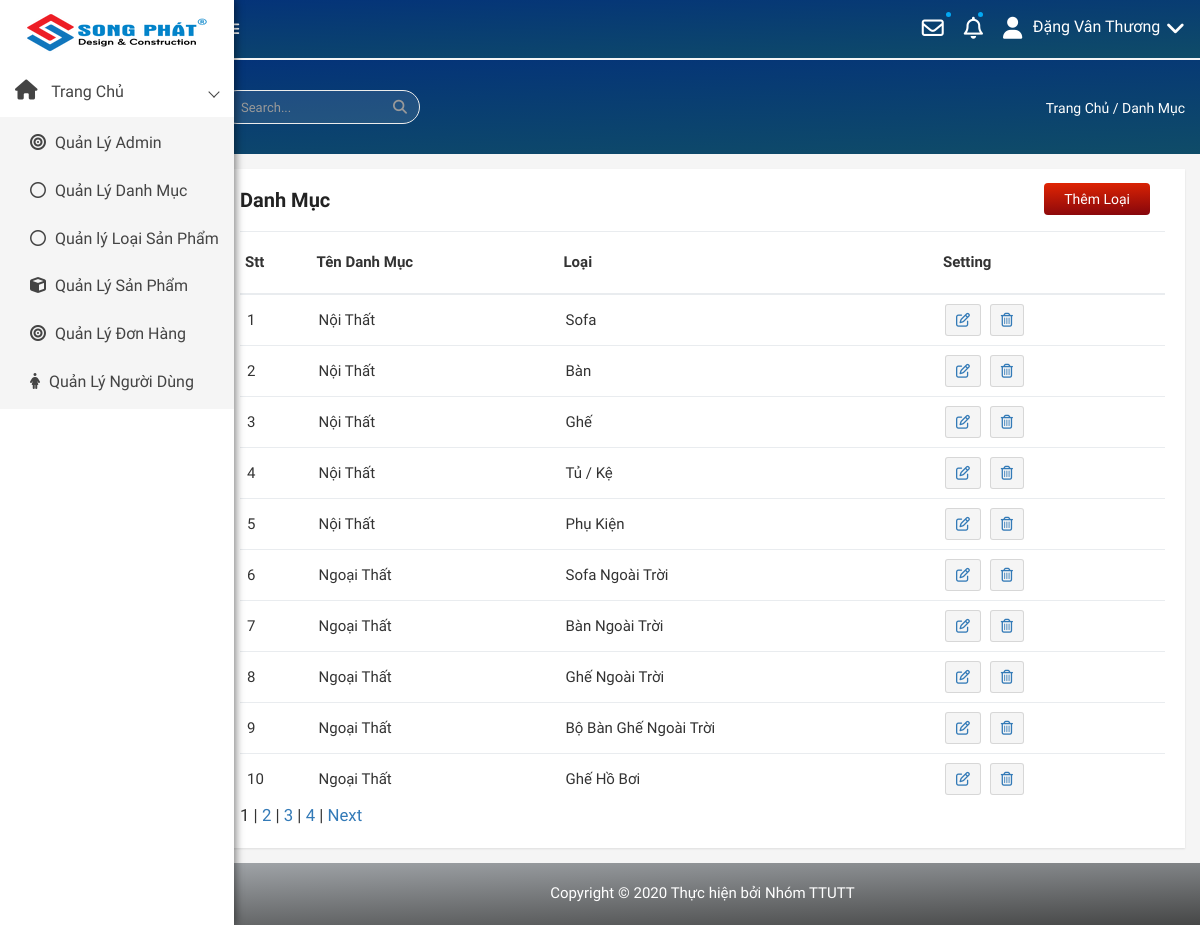
Page /admin/modules/type/index.php (signed in) on the committed database.
### tables this page shows
CREATE TABLE `type` (
  `id` int(11) NOT NULL,
  `name` varchar(100) NOT NULL,
  `category` int(100) NOT NULL
);

CREATE TABLE `category` (
  `id` int(11) NOT NULL,
  `name` varchar(100) DEFAULT NULL,
  `slug` varchar(100) DEFAULT NULL,
  `images` varchar(100) DEFAULT NULL,
  `banner` varchar(100) DEFAULT NULL,
  `home` tinyint(100) DEFAULT 0,
  `status` tinyint(4) DEFAULT 0,
  `created_at` timestamp NOT NULL DEFAULT current_timestamp(),
  `updated` timestamp NOT NULL DEFAULT current_timestamp() ON UPDATE current_timestamp()
);

### libraries/Database.php (called while the page is built, shortened)
<?php
class DataProvider
{
	public static function ExecuteQuery($sql)
	{
		try{
			$connection = mysqli_connect("localhost","root","", "webnoithat");
			mysqli_query($connection, "set names 'utf8'");
			$result = mysqli_query($connection, $sql);
			return $result;
		}catch(Exception $ex)
		{
			return null;
		}
    }
}
?>

### admin/modules/type/index.php (the view, shortened to what this page needs)
<?php require_once __DIR__ . "/../../layouts/header.php" ?>
<?php
$sotin1trang = 10;
if( isset($_GET["trang"]) ){
	$trang = $_GET["trang"];
	settype($trang, "int");
}else{
	$trang = 1;
}
?>
<div class="product-status mg-tb-15">
   <div class="container-fluid">
      <div class="row">
         <div class="col-lg-12 col-md-12 col-sm-12 col-xs-12">
            <div class="product-status-wrap">
               <h4>Danh Mục</h4>
               <div class="add-product">
                  <a href="add.php">Thêm Loại</a>
               </div>
               <table>
                  <tr>
                     <th>Stt</th>
                     <th>Tên Danh Mục</th>
                     <th>Loại</th>
                     <th>Setting</th>
                  </tr>
                  <?php
                  try {
                     $from = ($trang -1 ) * $sotin1trang;
                     $sql = "SELECT id, name, category FROM `type` LIMIT $from, $sotin1trang";
                     $result = DataProvider::ExecuteQuery($sql);
                     $stt = 0;
                     while ($row = mysqli_fetch_array($result)) {
                        $sql1="SELECT name FROM `category` WHERE `id` = '{$row['category']}'";
                        $result1= DataProvider::ExecuteQuery($sql1);
                        $row1= mysqli_fetch_array($result1);
                        $stt++;
                        $chuoi = <<< EOD
                             <tr>
                             <td>$stt</td>
                             <td> {$row1['name']}</td>
                             <td> {$row['name']} </td>
                             <td>
                                 <a href="edit.php?id= {$row['id']} "> <button data-toggle="tooltip" title="Edit" class="pd-setting-ed"><i class="fa fa-pencil-square-o" aria-hidden="true"></i></button></a>
                                 <a href="delete.php?id= {$row['id']} "> <button data-toggle="tooltip" title="Trash" class="pd-setting-ed"><i class="fa fa-trash-o" aria-hidden="true"> </i> </button> </a>
                             </td>
                         </tr>
                         EOD;
                        echo $chuoi;
                     }
                  } catch (Exception $ex) {
                     echo "Không thể mở CSDL";
                  }
                  ?>
               </table>
               <div id="phantrangtype">
             <?php
             $x = "SELECT id FROM `type`";
             $kq = DataProvider::ExecuteQuery($x);
             $tongsotin = mysqli_num_rows($kq);
             $sotrang = ceil($tongsotin / $sotin1trang);
               for ($i = 1; $i <= $sotrang; $i++){
               if ($i == $trang){
               echo '<span>'.$i.'</span> | ';
               }
               else{
               echo '<a href="index.php?trang='.$i.'">'.$i.'</a> | ';
               }
               }
               if ($trang < $sotrang && $sotrang > 1){
               echo '<a href="index.php?trang='.($trang+1).'">Next</a>  ';
               }
          ?>
</div>
            </div>
         </div>
      </div>
   </div>
</div>
<?php require_once __DIR__ . "/../../layouts/footer.php" ?>

### public/admin/css/main.css (style rules this page uses)
html { color: #222; font-size: 1em; line-height: 1.4; }

### admin/modules/type/index.php (style rules this page uses)
#phantrangtype { font-size:larger; }

### rows in the picture
type: category.name "Nội Thất", name "Sofa"
type: category.name "Nội Thất", name "Bàn"
type: category.name "Nội Thất", name "Ghế"
type: category.name "Nội Thất", name "Tủ / Kệ"
type: category.name "Nội Thất", name "Phụ Kiện"
type: category.name "Ngoại Thất", name "Sofa Ngoài Trời"
type: category.name "Ngoại Thất", name "Bàn Ngoài Trời"
type: category.name "Ngoại Thất", name "Ghế Ngoài Trời"
type: category.name "Ngoại Thất", name "Bộ Bàn Ghế Ngoài Trời"
type: category.name "Ngoại Thất", name "Ghế Hồ Bơi"

### other values in the picture
$_SESSION['namead'] "Đặng Vân Thương"
